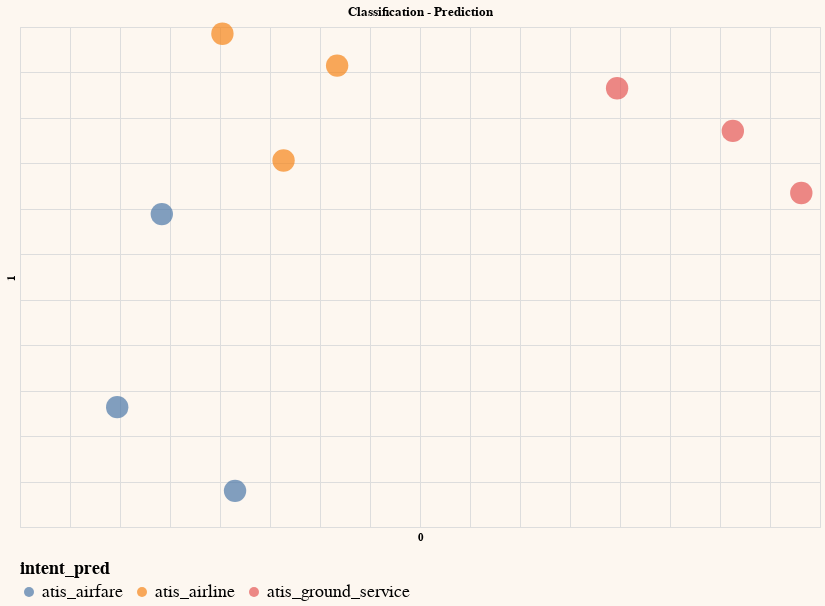

Notebook code for this chart:
### Code cell
# Plot the predicted classes
df_test.columns = df_test.columns.astype(str)
generate_chart(df_test,'0','1',lbl='off',color='intent_pred',title='Classification - Prediction')

### Figure 1 — Vega-Lite specification as saved in the notebook (floating-point values rounded to 4 significant figures; data arrays with more than 128 entries replaced by an {"elided": "..."} marker saying what was removed)
{"config": {"view": {"continuousWidth": 300, "continuousHeight": 300}, "background": "#FDF7F0", "legend": {"labelFontSize": 18, "orient": "bottom", "titleFontSize": 18}}, "layer": [{"mark": {"type": "circle", "size": 500}, "encoding": {"color": {"field": "intent_pred", "type": "nominal"}, "tooltip": [{"field": "query", "type": "nominal"}], "x": {"axis": {"domain": false, "labels": false, "ticks": false}, "field": "0", "scale": {"zero": false}, "type": "quantitative"}, "y": {"axis": {"domain": false, "labels": false, "ticks": false}, "field": "1", "scale": {"zero": false}, "type": "quantitative"}}}, {"mark": {"type": "text", "align": "left", "baseline": "middle", "dx": 10}, "encoding": {"color": {"field": "intent_pred", "type": "nominal"}, "tooltip": [{"field": "query", "type": "nominal"}], "x": {"axis": {"domain": false, "labels": false, "ticks": false}, "field": "0", "scale": {"zero": false}, "type": "quantitative"}, "y": {"axis": {"domain": false, "labels": false, "ticks": false}, "field": "1", "scale": {"zero": false}, "type": "quantitative"}}}], "data": {"name": "data-989b7637ba207256520a7cc3cd459bd6"}, "height": 500, "title": "Classification - Prediction", "width": 800, "$schema": "https://vega.github.io/schema/vega-lite/v5.14.1.json", "datasets": {"data-989b7637ba207256520a7cc3cd459bd6": [{"query": " which airlines fly from boston to washington dc via other cities", "0": -0.0976, "1": 0.2926, "intent": "atis_airline", "classification_embeds": {"elided": "1024 float values"}, "intent_pred": "atis_airline"}, {"query": " show me the airlines that fly between toronto and denver", "0": 0.01712, "1": 0.2576, "intent": "atis_airline", "classification_embeds": {"elided": "1024 float values"}, "intent_pred": "atis_airline"}, {"query": " show me round trip first class tickets from new york to miami", "0": -0.2028, "1": -0.1182, "intent": "atis_airfare", "classification_embeds": {"elided": "1024 float values"}, "intent_pred": "atis_airfare"}, {"query": " i'd like the lowest fare from denver to pittsburgh", "0": -0.08495, "1": -0.2102, "intent": "atis_airfare", "classification_embeds": {"elided": "1024 float values"}, "intent_pred": "atis_airfare"}, {"query": " show me a list of ground transportation at boston airport", "0": 0.2971, "1": 0.2326, "intent": "atis_ground_service", "classification_embeds": {"elided": "1024 float values"}, "intent_pred": "atis_ground_service"}, {"query": " show me boston ground transportation", "0": 0.4128, "1": 0.1857, "intent": "atis_ground_service", "classification_embeds": {"elided": "1024 float values"}, "intent_pred": "atis_ground_service"}, {"query": " of all airlines which airline has the most arrivals in atlanta", "0": -0.03644, "1": 0.1531, "intent": "atis_airline", "classification_embeds": {"elided": "1024 float values"}, "intent_pred": "atis_airline"}, {"query": " what ground transportation is available in boston", "0": 0.4813, "1": 0.1174, "intent": "atis_ground_service", "classification_embeds": {"elided": "1024 float values"}, "intent_pred": "atis_ground_service"}, {"query": " i would like your rates between atlanta and boston on september third", "0": -0.1582, "1": 0.09421, "intent": "atis_airfare", "classification_embeds": {"elided": "1024 float values"}, "intent_pred": "atis_airfare"}]}}
